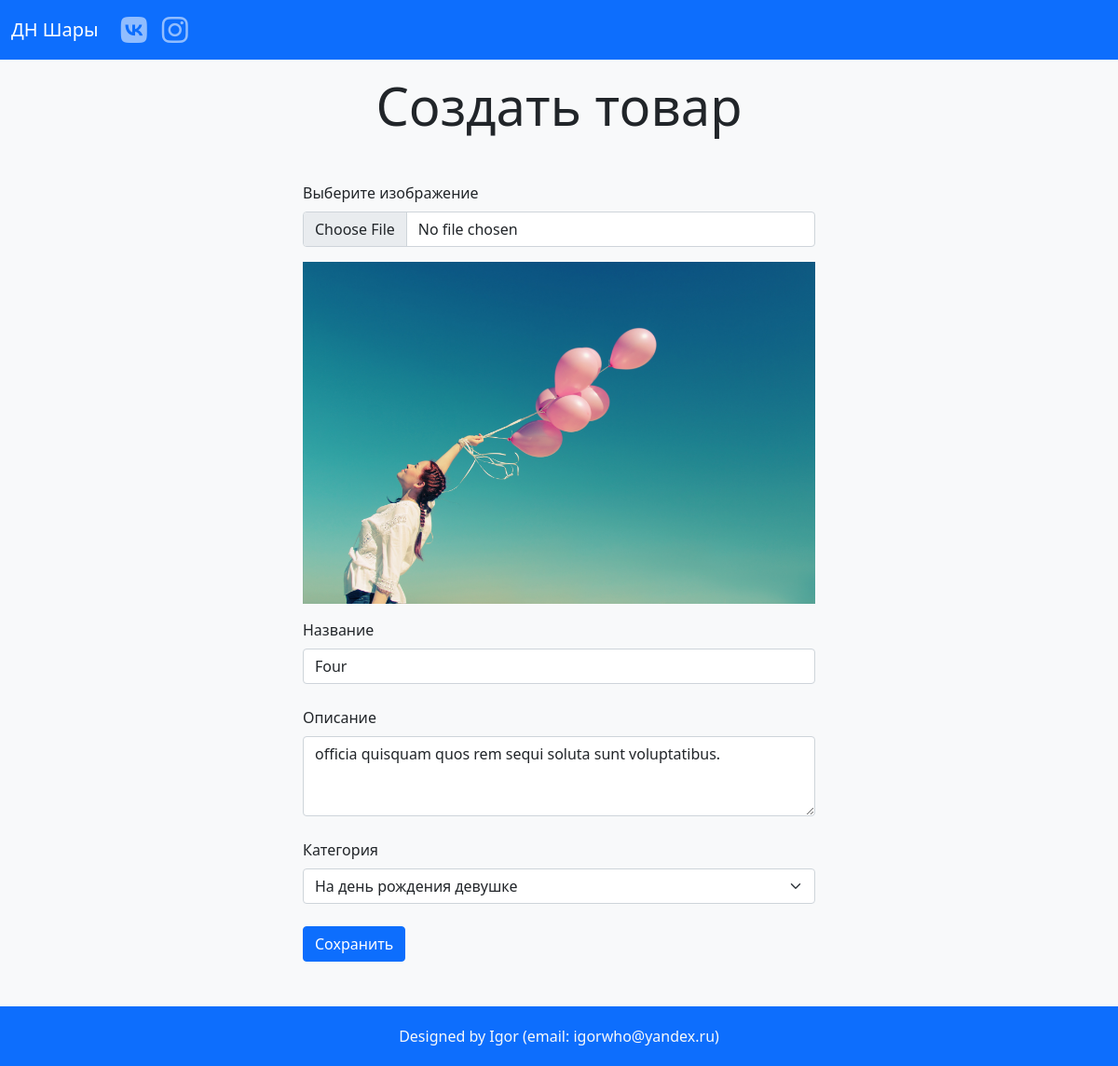
The app's page /product-form.php?id=4, older data.
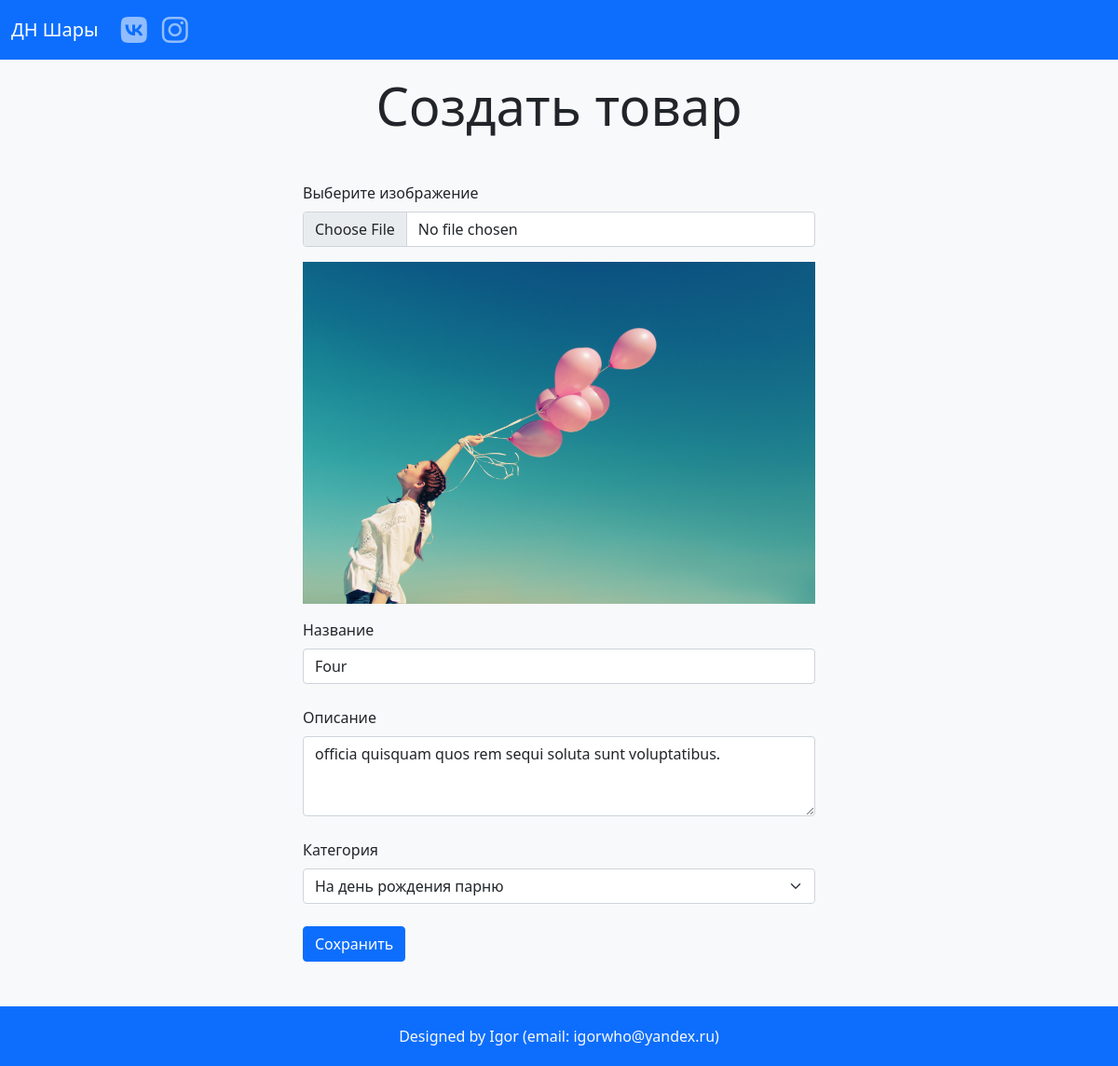
The same page, newer data.
### tables this page shows
CREATE TABLE `products` (
  `id` int(11) NOT NULL,
  `user_id` int(11) NOT NULL,
  `category_id` int(11) NOT NULL,
  `image_name` varchar(55) NOT NULL,
  `title` varchar(255) NOT NULL,
  `description` text NOT NULL,
  `price` int(11) DEFAULT NULL
);

CREATE TABLE `categories` (
  `id` int(11) NOT NULL,
  `name` varchar(255) NOT NULL
);

### config.php (called while the page is built)
<?php
$dns = 'mysql:host=localhost;dbname=balloons;charset=utf8';
$user = 'root';
$password = '';

### includes/classes/Model.php (called while the page is built, shortened)
<?php
class Model
{
    protected $tableName;
    private $pdo;
    public function __construct() {
        include __DIR__ . '/../../config.php';
        $this->pdo = new PDO($dns, $user, $password);
        $this->pdo->setAttribute(PDO::ATTR_ERRMODE, PDO::ERRMODE_EXCEPTION);
    }
    private function query($sql, $params = [])
    {
        $query = $this->pdo->prepare($sql);
        $query->execute($params);
        $query->setFetchMode(PDO::FETCH_CLASS, get_called_class());
        return $query;
    }
    public function get($column, $value)
    {
        $sql = "SELECT * FROM $this->tableName WHERE $column = :$column";
        $params = [":$column" => $value];
        $query = $this->query($sql, $params);
        return $query->fetch();
    }
    public function getAll($where = [], $params = [])
    {
        $sql = "SELECT * FROM $this->tableName";
        if (isset($params['order_by'])) {
            if ($params['order_by'][0] === '-') {
                $sql .= ' ORDER BY ' . substr($params['order_by'], 1) . ' DESC';
            } else {
                $sql .= ' ORDER BY ' . $params['order_by'] . ' ASC';
            }
        }
        $query = $this->query($sql, $where);
        return $query->fetchAll();
    }
}

### includes/classes/ProductModel.php (called while the page is built, shortened)
<?php
include_once 'Model.php';
class ProductModel extends Model
{
    public function getImageUrl()
    {
        $httpsOrHttp = isset($_SERVER['HTTPS']) && $_SERVER['HTTPS'] === 'on' ? 'https' : 'http';
        $host = $_SERVER['HTTP_HOST'];
        $url = "/images/$this->image_name";
        return $httpsOrHttp . '://' . $host . $url;
    }
}

### product-form.php (the view, shortened to what this page needs)
<?php
include 'header.php';
include 'includes/classes/ProductModel.php';
try {
    if (isset($_GET['id'])) {
        $product = (new ProductModel)->get('id', $_GET['id']);
    }
    $categories = (new CategoryModel)->getAll([], ['order_by' => 'id']);
} catch (PDOException $e) {
    displayDbError();
}
?>
<div class="product-form mx-auto">
    <h1 class="display-4 text-center mb-5">Создать товар</h1>
    <form action="includes/product-submit" method="post" enctype="multipart/form-data">
        <div class="mb-3">
            <label for="image" class="form-label">Выберите изображение</label>
            <input class="form-control <?= isset($_GET['error']) && substr($_GET['error'], 0, strlen('image-')) === 'image-' ? 'is-invalid' : '' ?>" type="file" id="image" name="image">
            <div class="mt-3">
                <img src="<?= isset($product) ? $product->getImageUrl() : '' ?>" alt="" id="image-preview" class="w-100">
            </div>
        </div>
        <div class="mb-4">
            <label for="title" class="form-label">Haзвание</label>
            <input type="text" class="form-control <?= isset($_GET['error']) && substr($_GET['error'], 0, strlen('title-')) === 'title-' ? 'is-invalid' : '' ?>" id="title" name="title" value="<?= $_GET['title'] ?? $product->title ?? '' ?>">
        </div>
        <div class="mb-4">
            <label for="description" class="form-label">Описание</label>
            <textarea class="form-control <?= isset($_GET['error']) && substr($_GET['error'], 0, strlen('description-')) === 'description-' ? 'is-invalid' : '' ?>" id="description" name="description" rows="3"><?= $_GET['description'] ?? $product->description ?? '' ?></textarea>
        </div>
        <div class="mb-4">
            <label for="category_id" class="form-label">Категория</label>
            <select class="form-select" id="category_id" name="category_id">
                <?php foreach ($categories as $category): ?>
                    <option
                        value="<?= $category->id ?>"
                        <?= isset($product->category_id) ? $product->category_id == $category->id ? 'selected' : '' : '' ?>
                    >
                        <?= $category->name ?>
                    </option>
                <?php endforeach; ?>
            </select>
        </div>
        <button type="submit" name="product-submit" class="btn btn-primary">Сохранить</button>
    </form>
</div>
<?php include 'footer.php' ?>

Row changes from the older to the newer data that the page shows:
changed products "Four": category_id "На день рождения девушке" → "На день рождения парню"
